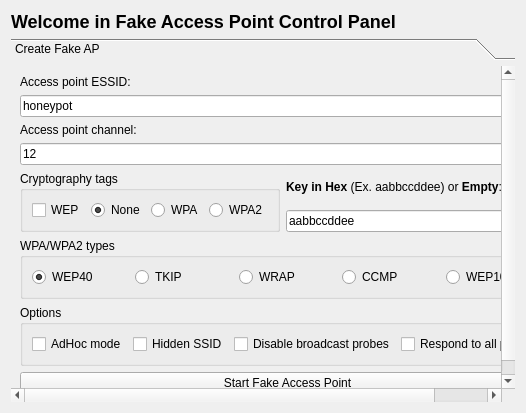
      <widget class="QWidget" name="TabPage">
       <attribute name="title">
        <string>Fake AP</string>
       </attribute>
       <layout class="QGridLayout">
        <item row="0" column="0">
         <widget class="QLabel" name="textLabel4_4_2_3_2">
          <property name="text">
           <string>&lt;h2&gt;Welcome in Fake Access Point Control Panel&lt;/h2&gt;</string>
          </property>
          <property name="wordWrap">
           <bool>false</bool>
          </property>
         </widget>
        </item>
        <item row="1" column="0">
         <widget class="QToolBox" name="toolBox5">
          <property name="currentIndex">
           <number>0</number>
          </property>
          <widget class="QWidget" name="page1">
           <property name="geometry">
            <rect>
             <x>0</x>
             <y>0</y>
             <width>608</width>
             <height>393</height>
            </rect>
           </property>
           <attribute name="label">
            <string>Create Fake AP</string>
           </attribute>
           <layout class="QVBoxLayout">
            <item>
             <widget class="QLabel" name="textLabel2_3">
              <property name="text">
               <string>Access point ESSID:</string>
              </property>
              <property name="wordWrap">
               <bool>false</bool>
              </property>
             </widget>
            </item>
            <item>
             <widget class="QLineEdit" name="line_fake_ap_essid">
              <property name="text">
               <string>honeypot</string>
              </property>
             </widget>
            </item>
            <item>
             <widget class="QLabel" name="textLabel2_3_3">
              <property name="text">
               <string>Access point channel:</string>
              </property>
              <property name="wordWrap">
               <bool>false</bool>
              </property>
             </widget>
            </item>
            <item>
             <widget class="QLineEdit" name="line_fake_ap_chan">
              <property name="text">
               <string>12</string>
              </property>
             </widget>
            </item>
            <item>
             <layout class="QHBoxLayout">
              <item>
               <widget class="QGroupBox" name="buttonGroup14">
                <property name="title">
                 <string>Cryptography tags</string>
                </property>
                <layout class="QHBoxLayout">
                 <item>
                  <widget class="QCheckBox" name="check_fake_ap_wep">
                   <property name="text">
                    <string>WEP</string>
                   </property>
                  </widget>
                 </item>
                 <item>
                  <widget class="QRadioButton" name="radioButton13">
                   <property name="text">
                    <string>None</string>
                   </property>
                   <property name="checked">
                    <bool>true</bool>
                   </property>
                  </widget>
                 </item>
                 <item>
                  <widget class="QRadioButton" name="radio_fake_ap_wpa">
                   <property name="text">
                    <string>WPA</string>
                   </property>
                  </widget>
                 </item>
                 <item>
                  <widget class="QRadioButton" name="radio_fake_ap_wpa2">
                   <property name="text">
                    <string>WPA2</string>
                   </property>
                  </widget>
                 </item>
                </layout>
               </widget>
              </item>
              <item>
               <layout class="QVBoxLayout">
                <item>
                 <widget class="QLabel" name="textLabel3">
                  <property name="text">
                   <string>&lt;b&gt;Key in Hex&lt;/b&gt; (Ex. aabbccddee) or &lt;b&gt;Empty&lt;/b&gt;:</string>
                  </property>
                  <property name="wordWrap">
                   <bool>false</bool>
                  </property>
                 </widget>
                </item>
                <item>
                 <widget class="QLineEdit" name="line_fake_ap_wep_key">
                  <property name="text">
                   <string>aabbccddee</string>
                  </property>
                 </widget>
                </item>
               </layout>
              </item>
             </layout>
            </item>
            <item>
             <widget class="QGroupBox" name="buttonGroup13">
              <property name="title">
               <string>WPA/WPA2 types</string>
              </property>
              <layout class="QHBoxLayout">
               <item>
                <widget class="QRadioButton" name="radio_fake_ap_wep40">
                 <property name="text">
                  <string>WEP40</string>
                 </property>
                 <property name="checked">
                  <bool>true</bool>
                 </property>
                </widget>
               </item>
               <item>
                <widget class="QRadioButton" name="radio_fake_ap_tkip">
                 <property name="text">
                  <string>TKIP</string>
                 </property>
                </widget>
               </item>
               <item>
                <widget class="QRadioButton" name="radio_fake_ap_wrap">
                 <property name="text">
                  <string>WRAP</string>
                 </property>
                </widget>
               </item>
               <item>
                <widget class="QRadioButton" name="radio_fake_ap_ccmp">
                 <property name="text">
                  <string>CCMP</string>
                 </property>
                </widget>
               </item>
               <item>
                <widget class="QRadioButton" name="radio_fake_ap_wep104">
                 <property name="text">
                  <string>WEP104</string>
                 </property>
                </widget>
               </item>
              </layout>
             </widget>
            </item>
            <item>
             <widget class="QGroupBox" name="groupBox7">
              <property name="title">
               <string>Options</string>
              </property>
              <layout class="QGridLayout">
               <item row="0" column="0">
                <widget class="QCheckBox" name="check_fake_ap_adhoc_mode">
                 <property name="text">
                  <string>AdHoc mode</string>
                 </property>
                </widget>
               </item>
               <item row="0" column="1">
                <widget class="QCheckBox" name="check_fake_ap_hidden_ssid">
                 <property name="text">
                  <string>Hidden SSID</string>
                 </property>
                </widget>
               </item>
               <item row="0" column="2">
                <widget class="QCheckBox" name="check_fake_ap_no_broadcast">
                 <property name="text">
                  <string>Disable broadcast probes</string>
                 </property>
                </widget>
               </item>
               <item row="0" column="3">
                <widget class="QCheckBox" name="check_fake_ap_all_probes">
                 <property name="text">
                  <string>Respond to all probes</string>
                 </property>
                </widget>
               </item>
              </layout>
             </widget>
            </item>
            <item>
             <widget class="QPushButton" name="button_fake_ap_start">
              <property name="text">
               <string>Start Fake Access Point</string>
              </property>
             </widget>
            </item>
            <item>
             <spacer name="spacer28">
              <property name="orientation">
               <enum>Qt::Vertical</enum>
              </property>
              <property name="sizeType">
               <enum>QSizePolicy::Expanding</enum>
              </property>
              <property name="sizeHint" stdset="0">
               <size>
                <width>21</width>
                <height>20</height>
               </size>
              </property>
             </spacer>
            </item>
           </layout>
          </widget>
         </widget>
        </item>
       </layout>
      </widget>
